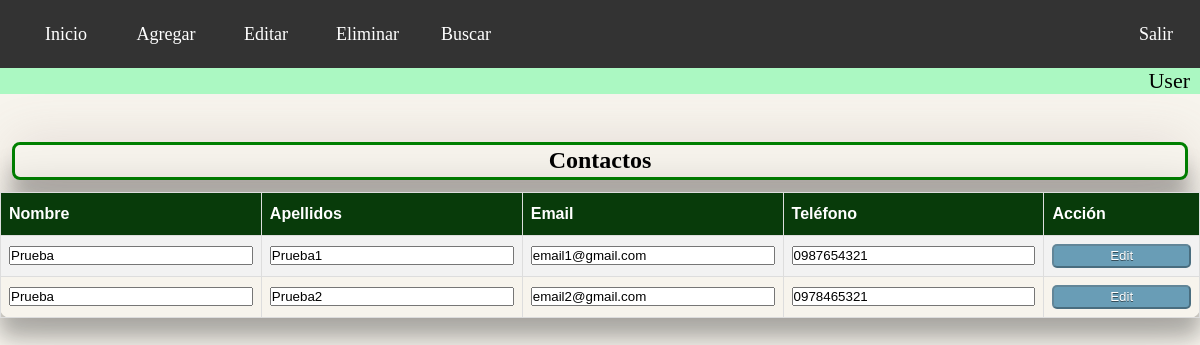
Page /web/src/EditContact.php (signed in) on the committed database.
### tables this page shows
CREATE TABLE `Contacts` (
  `ID` int(6) NOT NULL AUTO_INCREMENT,
  `NAME` varchar(255) NOT NULL,
  `SURNAME` varchar(255) NOT NULL,
  `EMAIL` varchar(255) NOT NULL,
  `PHONENUMBER` varchar(255) NOT NULL,
  PRIMARY KEY (`ID`)
);

### web/src/EditContact.php (the view, shortened to what this page needs)
<?php
    require "includes/header.inc.php";
?>
    <?php
        require "./includes/dbh.inc.php" ;
        $sql = "SELECT * FROM Contacts";
        $stmt = mysqli_stmt_init($conn);
        if(!mysqli_stmt_prepare($stmt,$sql)){
            header("Location: ./Contacts.php?error=sqlerror");
            exit();
        }
        mysqli_stmt_execute($stmt);
        $result = mysqli_stmt_get_result($stmt);
    ?>
    <main>
        <div class="main-content">
            <div>
                <div class="card-header">
                    <h2>Contactos</h2>
                </div>
                <div class="card-body">
                    <table id="contacts-table" class="table table-bordered">
                        <tr>
                            <th>Nombre</th>
                            <th>Apellidos</th>
                            <th>Email</th>
                            <th>Teléfono</th>
                            <th>Acción</th>
                        </tr>
                        <?php
                        while ($row = mysqli_fetch_array($result)){
                            $name = $row['NAME'];
                            $surname = $row['SURNAME'];
                            $email = $row['EMAIL'];
                            $phone = $row['PHONENUMBER'];
                        ?>
                        <tr>
                        <form name="edit-contact-form" class="edit-contact-form" action="/includes/editcontact.inc.php" method="post" onsubmit="return confirm('Estás seguro que quieres editar este contacto?')">
                            <td><input class="std-ed-te" type="text" size="10" name="edit-contact-name" maxlength="255" placeholder="Nombre*" value="<?php echo $name;?>" required pattern="[A-Za-zñÑçÇáéíóúÁÉÍÓÚ ]+"/></td>
                            <td><input class="std-ed-te" type="text" size="10" name="edit-contact-surname" maxlength="255" placeholder="Apellidos*" value="<?php echo $surname;?>" required pattern="[A-Za-zñÑçÇáéíóúÁÉÍÓÚ ]+"/></td>
                            <td><input class="std-ed-te" type="email" size="10" name="edit-contact-email" maxlength="255" placeholder="Email*" value="<?php echo $email;?>" required pattern="[^@]+@[a-zA-Z0-9]+\.[a-z]+"/></td>
                            <td><input class="std-ed-te" type="text" size="10" name="edit-contact-phone" maxlength="255" placeholder="Teléfono*" value="<?php echo $phone;?>" required pattern="[0-9\-\(\) \+]+"/></td>
                            <td><button  name="edit-contact-submit" lass="btn">Edit</button></td>
                        </form>
                        </tr>
                        <?php
                        }
                        ?>
                    </table>
                </div>
            </div>
        </div>
    </main>
<?php
    require "includes/footer.inc.php";
?>

### web/src/css/header.css (style rules this page uses)
* { padding:0; margin:0; }
html, body { height:100%; }
body { background-color: #daa52012; }

### web/src/css/main.css (style rules this page uses)
.main-content { width: 100%; height: 100%; }
.card-header { border-radius: 8px; box-shadow: 0 0 50px 0 rgba(139, 103, 103, 0.2), 0 20px 20px 0 rgba(0, 0, 0, 0.24); margin: 1%; padding: 0.20%; border: 3px solid green; text-align: center; }
html, body { height:100%; }
body { background-color: #674c0812; }

### web/src/css/tables.css (style rules this page uses)
#contacts-table { font-family: "Trebuchet MS", Arial, Helvetica, sans-serif; border-collapse: collapse; width: 100%; border-radius: 10px; box-shadow: 0 0 50px 0 rgba(0, 0, 0, 0.2), 0 20px 20px 0 rgba(0, 0, 0, 0.24); }
#contacts-table td, #contacts-table th { border: 1px solid #ddd; padding: 8px; }
#contacts-table tr:nth-child(even) { background-color: #f2f2f2; }
#contacts-table th { padding-top: 12px; padding-bottom: 12px; text-align: left; background-color: #083b0a; color: white; }
#contacts-table button { width:100%; height:1.5rem; background-color: #699DB6; border-color: rgba(0,0,0,0.3); text-shadow: 0 1px 0 rgba(0,0,0,0.5); color: #FFF; border-radius: 5px; -moz-border-radius: 5px; -webkit-border-radius: 5px; }
html, body { height:100%; }
body { background-color: #4f3c0d12; }

### rows in the picture
contacts: edit-contact-name "Prueba", edit-contact-surname "Prueba1", edit-contact-email "email1@gmail.com", edit-contact-phone "0987654321"
contacts: edit-contact-name "Prueba", edit-contact-surname "Prueba2", edit-contact-email "email2@gmail.com", edit-contact-phone "0978465321"

### other values in the picture
$username "User"
